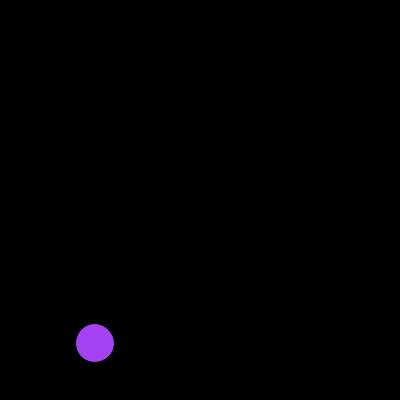
Frame 1 (no input)
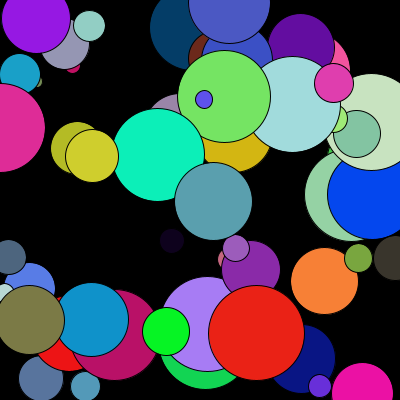
Frame 60 (the mouse pressed at the canvas centre just before this capture)
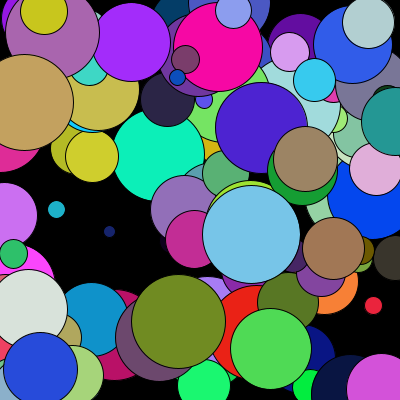
Frame 120 (the mouse held since frame 60 and released just before this capture)

The Processing sketch that drew these frames (run headless with seeded random() and noise(); from frame 60 on, the mouse is pressed at the canvas centre):

// Processing sketch: processing_116263
// ── processing_116263.pde

void setup() {
    size(400,400) ;
    frameRate(7) ;
    background(0) ;
}
void draw() {
    float r = random(255) ;
    float q = random(255) ;
    float w = random(255) ;
    float e = random(400) ;
    float f = random(400) ;
    float t = random(10,100);
    fill(r,q,w) ;
    ellipse(e,f,t,t) ;
}    
    
